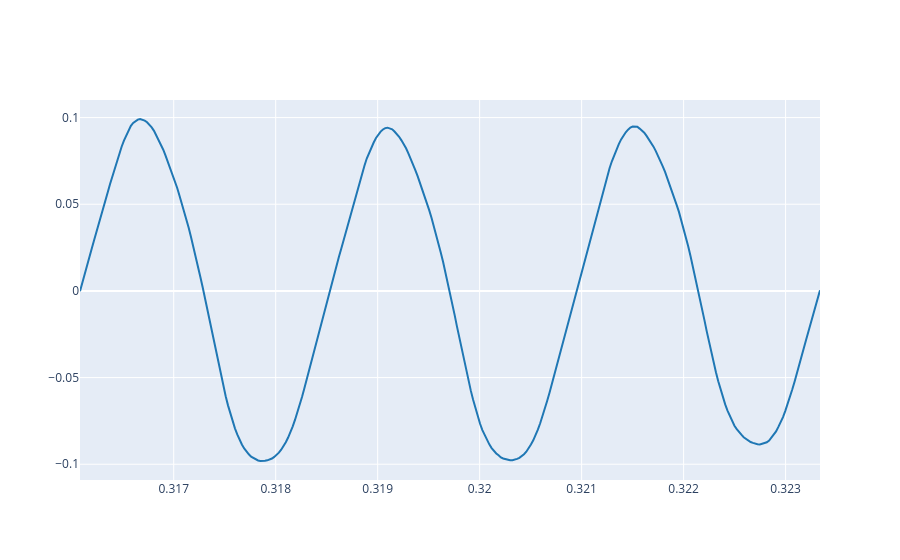
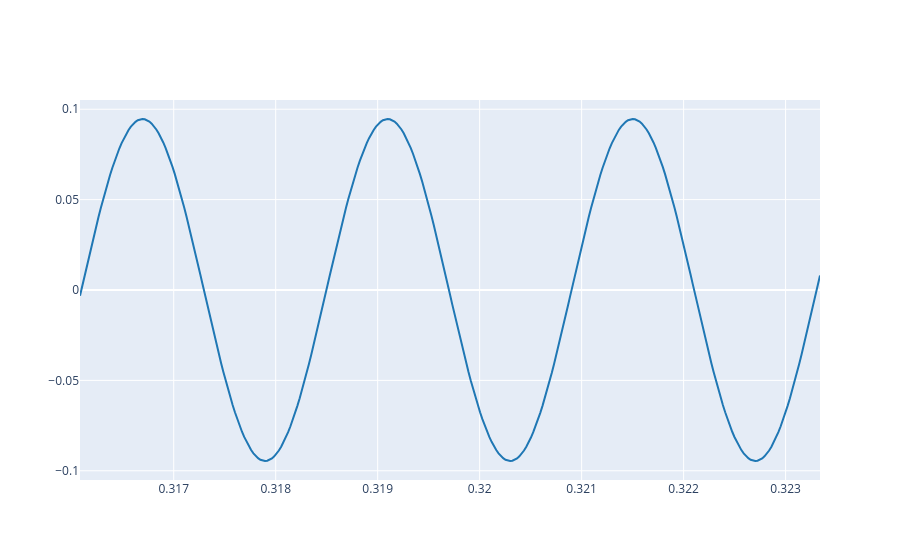

Notebook cell for these charts, in order:
### Markdown cell above
3.1. Create a sinusoid of the same duration than the reference signal and same frequency than the fundamental frequency. Plot it along with the audio signal of the reference recording. Plot the same time segment that 2.3. Note that the sampling rate should be the same for both signals. Try to find the values of Amplitude and initial Phase that make the two signal segments plotted to match as close as possible (do not attempt to imitate the whole signal). Matching the phase is a bit tricky.

### Code cell
import numpy as np

# Get the duration of the reference signal and the vector of time
duration = len(ref)/fs 
t = np.linspace(0,duration,len(ref))

# Add the frequency, amplitude and phase closest to the segment
f0= 416.037
A= 0.0946
phi = ((0.317277 - 0.31608)/0.0024266) * 2 * np.pi

# Equation of sinusoid
sine_wave = A * np.sin(2*np.pi*f0*t+phi)

plot_signals(ref,fs,t_start=0.31608, t_end=0.32336)
plot_signals(sine_wave,fs,t_start=0.31608, t_end=0.32336)

### Figure 1 — Plotly figure (JSON) as saved in the notebook; plotly's stock layout.template omitted (floating-point values rounded to 4 significant figures; data arrays with more than 128 entries replaced by an {"elided": "..."} marker saying what was removed)
{"data": [{"line": {"color": "#1f77b4", "shape": "linear"}, "mode": "lines", "name": "audio signal 0", "type": "scatter", "x": {"elided": "321 float values"}, "y": {"elided": "321 float values"}}], "layout": {}}

### Figure 2 — Plotly figure (JSON) as saved in the notebook; plotly's stock layout.template omitted (floating-point values rounded to 4 significant figures; data arrays with more than 128 entries replaced by an {"elided": "..."} marker saying what was removed)
{"data": [{"line": {"color": "#1f77b4", "shape": "linear"}, "mode": "lines", "name": "audio signal 0", "type": "scatter", "x": {"elided": "321 float values"}, "y": {"elided": "321 float values"}}], "layout": {}}
